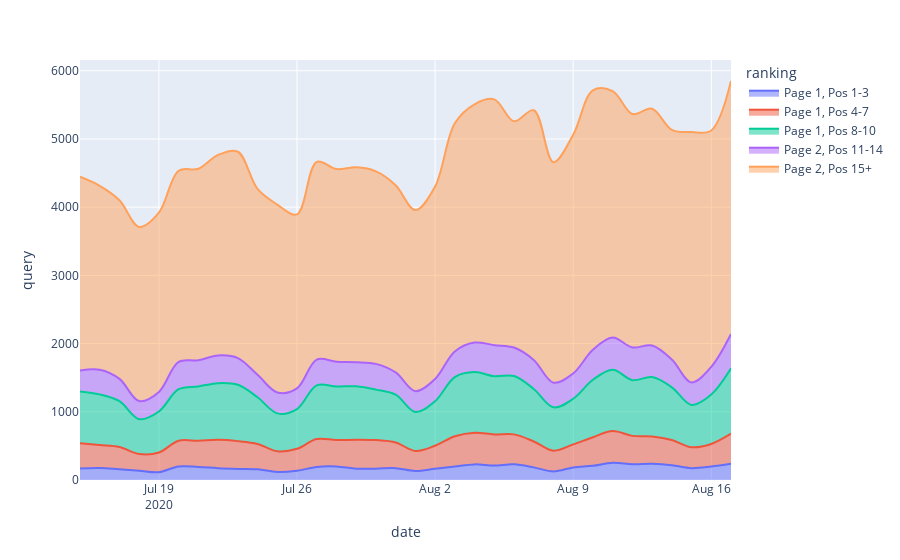

The code cell stored with this chart in its notebook:
### Markdown cell above
### Number of Queries by Position

### Code cell
fig = px.area(plot_df, x='date', y='query', color='ranking', line_group='ranking', hover_name='ranking',
        line_shape='spline')
fig.show()

### Figure 1 — Plotly figure (JSON) as saved in the notebook; plotly's stock layout.template omitted (floating-point values rounded to 4 significant figures)
{"data": [{"hovertemplate": "<b>%{hovertext}</b><br><br>ranking=Page 1, Pos 1-3<br>date=%{x}<br>query=%{y}<extra></extra>", "hovertext": ["Page 1, Pos 1-3", "Page 1, Pos 1-3", "Page 1, Pos 1-3", "Page 1, Pos 1-3", "Page 1, Pos 1-3", "Page 1, Pos 1-3", "Page 1, Pos 1-3", "Page 1, Pos 1-3", "Page 1, Pos 1-3", "Page 1, Pos 1-3", "Page 1, Pos 1-3", "Page 1, Pos 1-3", "Page 1, Pos 1-3", "Page 1, Pos 1-3", "Page 1, Pos 1-3", "Page 1, Pos 1-3", "Page 1, Pos 1-3", "Page 1, Pos 1-3", "Page 1, Pos 1-3", "Page 1, Pos 1-3", "Page 1, Pos 1-3", "Page 1, Pos 1-3", "Page 1, Pos 1-3", "Page 1, Pos 1-3", "Page 1, Pos 1-3", "Page 1, Pos 1-3", "Page 1, Pos 1-3", "Page 1, Pos 1-3", "Page 1, Pos 1-3", "Page 1, Pos 1-3", "Page 1, Pos 1-3", "Page 1, Pos 1-3", "Page 1, Pos 1-3", "Page 1, Pos 1-3"], "legendgroup": "Page 1, Pos 1-3", "line": {"color": "#636efa", "shape": "spline"}, "mode": "lines", "name": "Page 1, Pos 1-3", "orientation": "v", "showlegend": true, "stackgroup": "1", "type": "scatter", "x": ["2020-07-15", "2020-07-16", "2020-07-17", "2020-07-18", "2020-07-19", "2020-07-20", "2020-07-21", "2020-07-22", "2020-07-23", "2020-07-24", "2020-07-25", "2020-07-26", "2020-07-27", "2020-07-28", "2020-07-29", "2020-07-30", "2020-07-31", "2020-08-01", "2020-08-02", "2020-08-03", "2020-08-04", "2020-08-05", "2020-08-06", "2020-08-07", "2020-08-08", "2020-08-09", "2020-08-10", "2020-08-11", "2020-08-12", "2020-08-13", "2020-08-14", "2020-08-15", "2020-08-16", "2020-08-17"], "xaxis": "x", "y": [170, 177, 156, 135, 114, 199, 191, 174, 163, 156, 118, 136, 192, 198, 166, 166, 174, 132, 165, 199, 229, 211, 230, 185, 126, 183, 208, 253, 232, 237, 217, 174, 197, 237], "yaxis": "y"}, {"hovertemplate": "<b>%{hovertext}</b><br><br>ranking=Page 1, Pos 4-7<br>date=%{x}<br>query=%{y}<extra></extra>", "hovertext": ["Page 1, Pos 4-7", "Page 1, Pos 4-7", "Page 1, Pos 4-7", "Page 1, Pos 4-7", "Page 1, Pos 4-7", "Page 1, Pos 4-7", "Page 1, Pos 4-7", "Page 1, Pos 4-7", "Page 1, Pos 4-7", "Page 1, Pos 4-7", "Page 1, Pos 4-7", "Page 1, Pos 4-7", "Page 1, Pos 4-7", "Page 1, Pos 4-7", "Page 1, Pos 4-7", "Page 1, Pos 4-7", "Page 1, Pos 4-7", "Page 1, Pos 4-7", "Page 1, Pos 4-7", "Page 1, Pos 4-7", "Page 1, Pos 4-7", "Page 1, Pos 4-7", "Page 1, Pos 4-7", "Page 1, Pos 4-7", "Page 1, Pos 4-7", "Page 1, Pos 4-7", "Page 1, Pos 4-7", "Page 1, Pos 4-7", "Page 1, Pos 4-7", "Page 1, Pos 4-7", "Page 1, Pos 4-7", "Page 1, Pos 4-7", "Page 1, Pos 4-7", "Page 1, Pos 4-7"], "legendgroup": "Page 1, Pos 4-7", "line": {"color": "#EF553B", "shape": "spline"}, "mode": "lines", "name": "Page 1, Pos 4-7", "orientation": "v", "showlegend": true, "stackgroup": "1", "type": "scatter", "x": ["2020-07-15", "2020-07-16", "2020-07-17", "2020-07-18", "2020-07-19", "2020-07-20", "2020-07-21", "2020-07-22", "2020-07-23", "2020-07-24", "2020-07-25", "2020-07-26", "2020-07-27", "2020-07-28", "2020-07-29", "2020-07-30", "2020-07-31", "2020-08-01", "2020-08-02", "2020-08-03", "2020-08-04", "2020-08-05", "2020-08-06", "2020-08-07", "2020-08-08", "2020-08-09", "2020-08-10", "2020-08-11", "2020-08-12", "2020-08-13", "2020-08-14", "2020-08-15", "2020-08-16", "2020-08-17"], "xaxis": "x", "y": [369, 336, 329, 247, 289, 377, 384, 415, 407, 373, 304, 322, 409, 387, 425, 419, 377, 294, 338, 442, 465, 457, 439, 380, 304, 339, 419, 465, 415, 401, 370, 306, 331, 442], "yaxis": "y"}, {"hovertemplate": "<b>%{hovertext}</b><br><br>ranking=Page 1, Pos 8-10<br>date=%{x}<br>query=%{y}<extra></extra>", "hovertext": ["Page 1, Pos 8-10", "Page 1, Pos 8-10", "Page 1, Pos 8-10", "Page 1, Pos 8-10", "Page 1, Pos 8-10", "Page 1, Pos 8-10", "Page 1, Pos 8-10", "Page 1, Pos 8-10", "Page 1, Pos 8-10", "Page 1, Pos 8-10", "Page 1, Pos 8-10", "Page 1, Pos 8-10", "Page 1, Pos 8-10", "Page 1, Pos 8-10", "Page 1, Pos 8-10", "Page 1, Pos 8-10", "Page 1, Pos 8-10", "Page 1, Pos 8-10", "Page 1, Pos 8-10", "Page 1, Pos 8-10", "Page 1, Pos 8-10", "Page 1, Pos 8-10", "Page 1, Pos 8-10", "Page 1, Pos 8-10", "Page 1, Pos 8-10", "Page 1, Pos 8-10", "Page 1, Pos 8-10", "Page 1, Pos 8-10", "Page 1, Pos 8-10", "Page 1, Pos 8-10", "Page 1, Pos 8-10", "Page 1, Pos 8-10", "Page 1, Pos 8-10", "Page 1, Pos 8-10"], "legendgroup": "Page 1, Pos 8-10", "line": {"color": "#00cc96", "shape": "spline"}, "mode": "lines", "name": "Page 1, Pos 8-10", "orientation": "v", "showlegend": true, "stackgroup": "1", "type": "scatter", "x": ["2020-07-15", "2020-07-16", "2020-07-17", "2020-07-18", "2020-07-19", "2020-07-20", "2020-07-21", "2020-07-22", "2020-07-23", "2020-07-24", "2020-07-25", "2020-07-26", "2020-07-27", "2020-07-28", "2020-07-29", "2020-07-30", "2020-07-31", "2020-08-01", "2020-08-02", "2020-08-03", "2020-08-04", "2020-08-05", "2020-08-06", "2020-08-07", "2020-08-08", "2020-08-09", "2020-08-10", "2020-08-11", "2020-08-12", "2020-08-13", "2020-08-14", "2020-08-15", "2020-08-16", "2020-08-17"], "xaxis": "x", "y": [759, 742, 670, 510, 601, 755, 796, 831, 826, 684, 555, 582, 787, 785, 783, 740, 699, 570, 653, 867, 888, 853, 856, 770, 635, 669, 842, 899, 817, 871, 772, 621, 725, 958], "yaxis": "y"}, {"hovertemplate": "<b>%{hovertext}</b><br><br>ranking=Page 2, Pos 11-14<br>date=%{x}<br>query=%{y}<extra></extra>", "hovertext": ["Page 2, Pos 11-14", "Page 2, Pos 11-14", "Page 2, Pos 11-14", "Page 2, Pos 11-14", "Page 2, Pos 11-14", "Page 2, Pos 11-14", "Page 2, Pos 11-14", "Page 2, Pos 11-14", "Page 2, Pos 11-14", "Page 2, Pos 11-14", "Page 2, Pos 11-14", "Page 2, Pos 11-14", "Page 2, Pos 11-14", "Page 2, Pos 11-14", "Page 2, Pos 11-14", "Page 2, Pos 11-14", "Page 2, Pos 11-14", "Page 2, Pos 11-14", "Page 2, Pos 11-14", "Page 2, Pos 11-14", "Page 2, Pos 11-14", "Page 2, Pos 11-14", "Page 2, Pos 11-14", "Page 2, Pos 11-14", "Page 2, Pos 11-14", "Page 2, Pos 11-14", "Page 2, Pos 11-14", "Page 2, Pos 11-14", "Page 2, Pos 11-14", "Page 2, Pos 11-14", "Page 2, Pos 11-14", "Page 2, Pos 11-14", "Page 2, Pos 11-14", "Page 2, Pos 11-14"], "legendgroup": "Page 2, Pos 11-14", "line": {"color": "#ab63fa", "shape": "spline"}, "mode": "lines", "name": "Page 2, Pos 11-14", "orientation": "v", "showlegend": true, "stackgroup": "1", "type": "scatter", "x": ["2020-07-15", "2020-07-16", "2020-07-17", "2020-07-18", "2020-07-19", "2020-07-20", "2020-07-21", "2020-07-22", "2020-07-23", "2020-07-24", "2020-07-25", "2020-07-26", "2020-07-27", "2020-07-28", "2020-07-29", "2020-07-30", "2020-07-31", "2020-08-01", "2020-08-02", "2020-08-03", "2020-08-04", "2020-08-05", "2020-08-06", "2020-08-07", "2020-08-08", "2020-08-09", "2020-08-10", "2020-08-11", "2020-08-12", "2020-08-13", "2020-08-14", "2020-08-15", "2020-08-16", "2020-08-17"], "xaxis": "x", "y": [306, 361, 327, 265, 287, 401, 384, 406, 392, 330, 307, 303, 378, 365, 353, 378, 327, 306, 325, 377, 433, 456, 418, 426, 362, 371, 441, 472, 480, 463, 408, 329, 406, 503], "yaxis": "y"}, {"hovertemplate": "<b>%{hovertext}</b><br><br>ranking=Page 2, Pos 15+<br>date=%{x}<br>query=%{y}<extra></extra>", "hovertext": ["Page 2, Pos 15+", "Page 2, Pos 15+", "Page 2, Pos 15+", "Page 2, Pos 15+", "Page 2, Pos 15+", "Page 2, Pos 15+", "Page 2, Pos 15+", "Page 2, Pos 15+", "Page 2, Pos 15+", "Page 2, Pos 15+", "Page 2, Pos 15+", "Page 2, Pos 15+", "Page 2, Pos 15+", "Page 2, Pos 15+", "Page 2, Pos 15+", "Page 2, Pos 15+", "Page 2, Pos 15+", "Page 2, Pos 15+", "Page 2, Pos 15+", "Page 2, Pos 15+", "Page 2, Pos 15+", "Page 2, Pos 15+", "Page 2, Pos 15+", "Page 2, Pos 15+", "Page 2, Pos 15+", "Page 2, Pos 15+", "Page 2, Pos 15+", "Page 2, Pos 15+", "Page 2, Pos 15+", "Page 2, Pos 15+", "Page 2, Pos 15+", "Page 2, Pos 15+", "Page 2, Pos 15+", "Page 2, Pos 15+"], "legendgroup": "Page 2, Pos 15+", "line": {"color": "#FFA15A", "shape": "spline"}, "mode": "lines", "name": "Page 2, Pos 15+", "orientation": "v", "showlegend": true, "stackgroup": "1", "type": "scatter", "x": ["2020-07-15", "2020-07-16", "2020-07-17", "2020-07-18", "2020-07-19", "2020-07-20", "2020-07-21", "2020-07-22", "2020-07-23", "2020-07-24", "2020-07-25", "2020-07-26", "2020-07-27", "2020-07-28", "2020-07-29", "2020-07-30", "2020-07-31", "2020-08-01", "2020-08-02", "2020-08-03", "2020-08-04", "2020-08-05", "2020-08-06", "2020-08-07", "2020-08-08", "2020-08-09", "2020-08-10", "2020-08-11", "2020-08-12", "2020-08-13", "2020-08-14", "2020-08-15", "2020-08-16", "2020-08-17"], "xaxis": "x", "y": [2842, 2697, 2620, 2554, 2629, 2802, 2809, 2940, 3025, 2724, 2754, 2551, 2899, 2824, 2857, 2823, 2746, 2655, 2822, 3345, 3494, 3604, 3316, 3660, 3233, 3499, 3803, 3613, 3423, 3472, 3367, 3671, 3465, 3710], "yaxis": "y"}], "layout": {"legend": {"title": {"text": "ranking"}, "tracegroupgap": 0}, "margin": {"t": 60}, "xaxis": {"anchor": "y", "domain": [0, 1], "title": {"text": "date"}}, "yaxis": {"anchor": "x", "domain": [0, 1], "title": {"text": "query"}}}}
